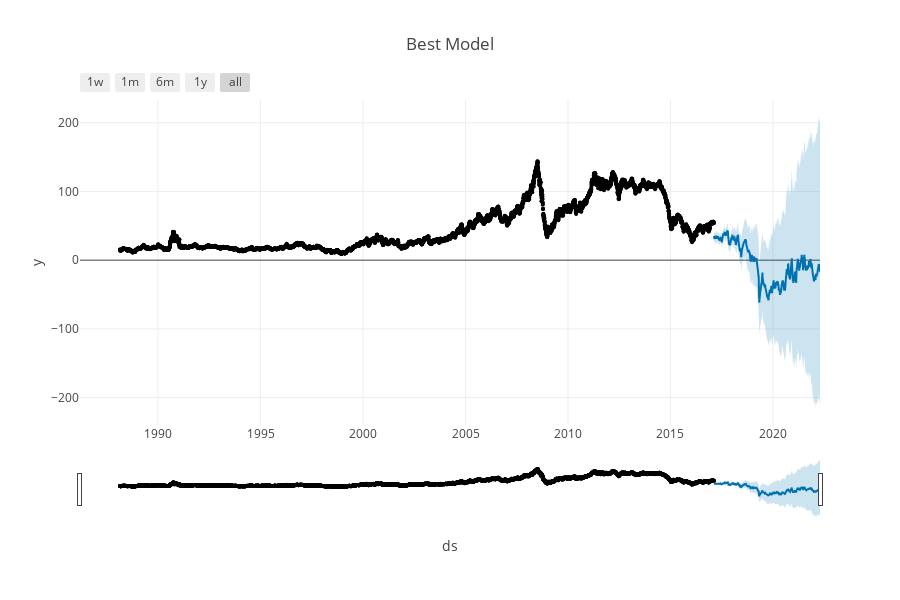

The notebook cell saved with this chart:
### Code cell
# plotar previsão vs. real com plotly - dados futuros
future = best_model.make_future_dataframe(periods=len(test),
                                            freq='D')

for regressor in regressors.columns:
    future[regressor] = df[regressor]

forecast = best_model.predict(future)
forecast = forecast.merge(test[['ds', 'y']], on='ds')

fig = plot_plotly(best_model, forecast)
fig.update_layout(title='Best Model')
fig.show()

### Figure 1 — Plotly figure (JSON) as saved in the notebook; plotly's stock layout.template omitted (floating-point values rounded to 4 significant figures; data arrays with more than 128 entries replaced by an {"elided": "..."} marker saying what was removed)
{"data": [{"marker": {"color": "black", "size": 4}, "mode": "markers", "name": "Actual", "type": "scatter", "x": {"elided": "7560 str values"}, "y": {"elided": "7560 float values"}}, {"hoverinfo": "skip", "line": {"width": 0}, "mode": "lines", "type": "scatter", "x": {"elided": "1350 str values"}, "y": {"elided": "1350 float values"}}, {"fill": "tonexty", "fillcolor": "rgba(0, 114, 178, 0.2)", "line": {"color": "#0072B2", "width": 2}, "mode": "lines", "name": "Predicted", "type": "scatter", "x": {"elided": "1350 str values"}, "y": {"elided": "1350 float values"}}, {"fill": "tonexty", "fillcolor": "rgba(0, 114, 178, 0.2)", "hoverinfo": "skip", "line": {"width": 0}, "mode": "lines", "type": "scatter", "x": {"elided": "1350 str values"}, "y": {"elided": "1350 float values"}}], "layout": {"height": 600, "showlegend": false, "title": {"text": "Best Model"}, "width": 900, "xaxis": {"rangeselector": {"buttons": [{"count": 7, "label": "1w", "step": "day", "stepmode": "backward"}, {"count": 1, "label": "1m", "step": "month", "stepmode": "backward"}, {"count": 6, "label": "6m", "step": "month", "stepmode": "backward"}, {"count": 1, "label": "1y", "step": "year", "stepmode": "backward"}, {"step": "all"}]}, "rangeslider": {"visible": true}, "title": {"text": "ds"}, "type": "date"}, "yaxis": {"title": {"text": "y"}}}}
